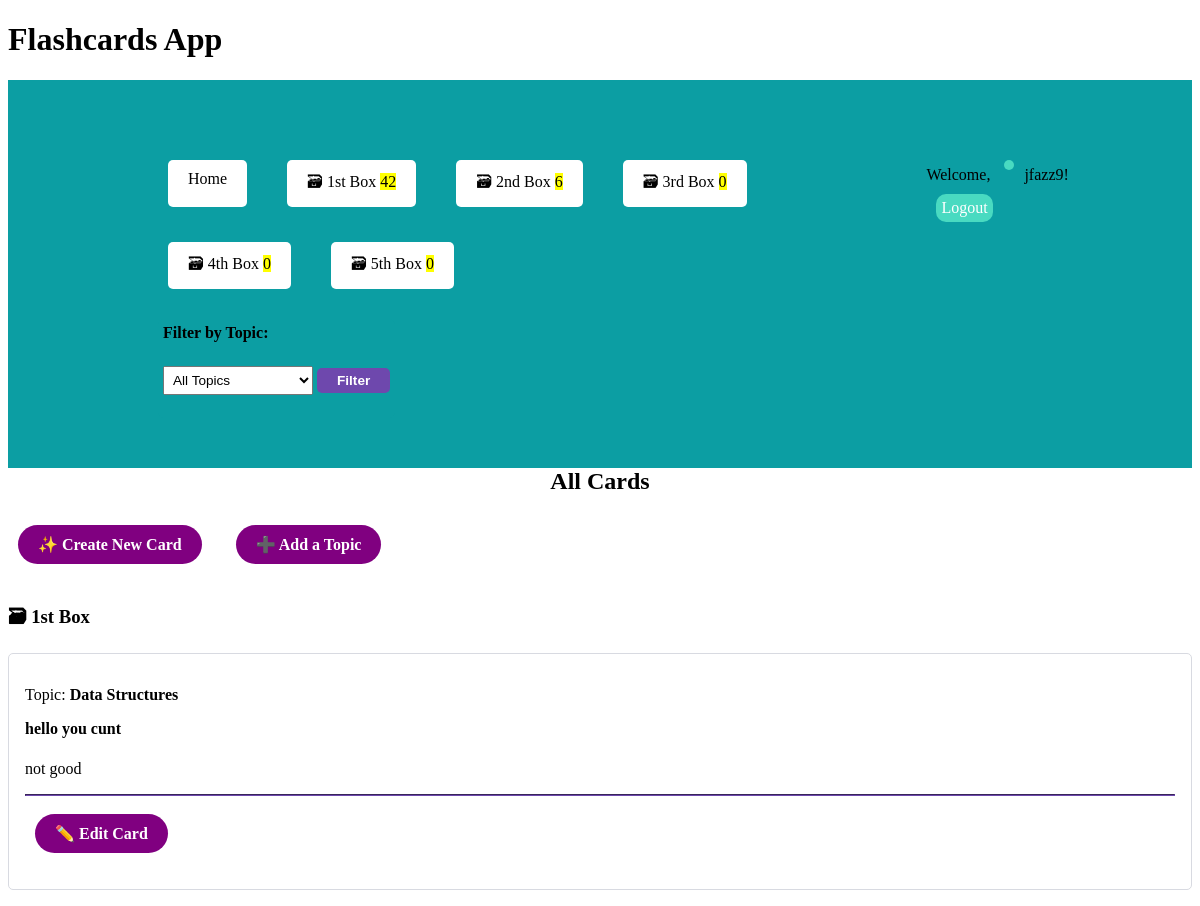
The page /cards/ (signed in) on the database its author committed.
### cards/models.py (models this page shows, shortened)
class Card(models.Model):
    question = models.CharField(max_length=100)
    answer = models.CharField(max_length=500)
    box = models.IntegerField(
        choices=zip(BOXES, BOXES),
        default=BOXES[0],
    )
    topic = models.ForeignKey(Topic, on_delete=models.CASCADE)
    date_created = models.DateTimeField(auto_now_add=True)
    user = models.ForeignKey(User, on_delete=models.CASCADE)

class Topic(models.Model):
    name = models.CharField(max_length=100, unique=True)

### cards/views.py (the view)
class CardListView(LoginRequiredMixin, ListView):
    model = Card
    template_name = 'cards/card_list.html'  # Ensure this points to your template
    context_object_name = 'cards'
    login_url = reverse_lazy('signup')  # Redirect to signup page if not logged in
    redirect_field_name = 'redirect_to'
    def get_queryset(self):
        queryset = Card.objects.filter(user=self.request.user).order_by("box", "-date_created")
        topic_id = self.request.GET.get('topic')
        if topic_id:
            queryset = queryset.filter(topic__id=topic_id)
        return queryset
    def get_context_data(self, **kwargs):
        context = super().get_context_data(**kwargs)
        context['topics'] = Topic.objects.all()  # Pass all topics to the template
        context['selected_topic'] = self.request.GET.get('topic')
        context['boxes'] = Card.objects.values('box').annotate(card_count=Count('id')).order_by('box')
        return context

### cards/templatetags/cards_tags.py (called while the page is built)
@register.inclusion_tag("cards/box_links.html")
def boxes_as_links():
    boxes = []
    for box_num in BOXES:
        card_count = Card.objects.filter(box=box_num).count()
        boxes.append({
            "number": box_num,
            "card_count": card_count,
        })
    return {"boxes": boxes}

### cards/templates/cards/card_list.html
{% extends "base.html" %}
{% load humanize %}
{% block content %}
    <h2>
        All Cards
    </h2>
    <a href="{% url 'card-create' %}" role="button">
        ✨ Create New Card
    </a>
    <a href="{% url 'topic-list' %}" role="button">
        ➕ Add a Topic
    </a>
    {% for card in cards %}
        {% ifchanged %}
            <h3>🗃 {{ card.box | ordinal }} Box</h3>
        {% endifchanged %}
        {% include "cards/card.html" %}
    {% empty %}
        <p>No cards available for this topic.</p>
    {% endfor %}
{% endblock content %}

### cards/templates/navigation.html (shortened to what this page needs)
{% load cards_tags %}
<nav>
    <div class="nav-left">
         <div class="boxes-row">
        <a href="{% url 'home' %}">Home</a>
        {% boxes_as_links %}
        </div>
        <div class="dropdown-container">
            <form method="GET" action="">
                <label for="topic"><h4>Filter by Topic:</h4></label>
                <select name="topic" id="topic">
                    <option value="">All Topics</option>
                </select>
                <button type="submit">Filter</button>
            </form>
        </div>
    </div>
    <div class="nav-right">
        <ul>
            {% if user.is_authenticated %}
                <li>Welcome, <a href="{% url 'profile' %}"></a>{{ user.username }}!</a></li>
                <li><a href="{% url 'logout' %}">Logout</a></li>
            {% else %}
                <li><a href="{% url 'login' %}">Login</a></li>
                <li><a href="{% url 'signup' %}">Sign Up</a></li>
            {% endif %}
        </ul>
    </div>
</nav>

### cards/templates/cards/card.html (shortened to what this page needs)
<article>
    <p>Topic: <strong>{{ card.topic.name }}</strong></p>
    <h4>{{ card.question }}</h4>
    {% if not check_card %}
        <p>{{ card.answer }}</p>
        <hr>
        <a href="{% url 'card-update' card.id %}" role="button">
            ✏️ Edit Card
        </a>
    {% endif %}
</article>

### cards/templates/base.html (style rules this page uses)
a { background-color: #ffffff; color: black; padding: 10px 20px; margin: 10px; text-decoration: none; display: inline-block; border-radius: 5px; }
nav { display: flex; justify-content: space-between; padding: 50px; background-color: #0c9ea3; }
.nav-left { display: flex; flex-direction: column; align-items: flex-start; padding-left: 100px; }
.boxes-row { display: flex; flex-wrap: wrap; gap: 15px; margin-top: 20px; margin-bottom: 20px; }
.nav-left a { margin-right: 15px; text-decoration: none; color: black; }
.dropdown-container { padding: 5px; background-color: #0c9ea3; border-radius: 5px; display: block; width: fit-content; }
.dropdown-container select { padding: 5px; font-size: 0.85rem; width: 150px; }
.dropdown-container button { margin-top: 5px; padding: 5px 20px; font-size: 0.85rem; background-color: #6e48ad; color: rgb(255, 255, 255); border: none; border-radius: 5px; }
.nav-right ul { list-style-type: none; margin: 10px; padding: 10px; }
.nav-right ul li { display: inline; margin-right: 15px; }
.nav-right a { color: white; text-decoration: none; padding: 5px; background-color: #49dac1; border-radius: 10px; }
:root { --accent: #6e48ad; --accent-bg: white; --bg: #fff; --text: #212121; --text-light: #585858; --border: #d8dae1; --code: #d81b60; --preformatted: #444; }
article { background-color: var(--marked); border: 1px solid var(--border); border-radius: 5px; padding: 1em; margin: 1em 0; }
h2 { text-align: center; }
h2, h4 { margin-top: 0; }
hr { background: var(--accent); border-color: var(--accent); }
button, a[role="button"] { color: white; margin-bottom: 20px; background-color: purple; text-decoration: none; padding: 10px 20px; border-radius: 20px; font-weight: bold; }
a[role="button"] + a[role="button"] { margin-left: 20px; }
input, select, textarea { width: 100%; }

### rows shown on the page
Card: box|ordinal "1st", topic.name "Data Structures", question "hello you cunt", answer "not good"

### other values the page prints
{{ box.number | ordinal }} "1st" "2nd" "3rd" "4th" "5th"
{{ box.card_count }} "42" "6" "0" "0" "0"
{{ user.username }} "jfazz9"
